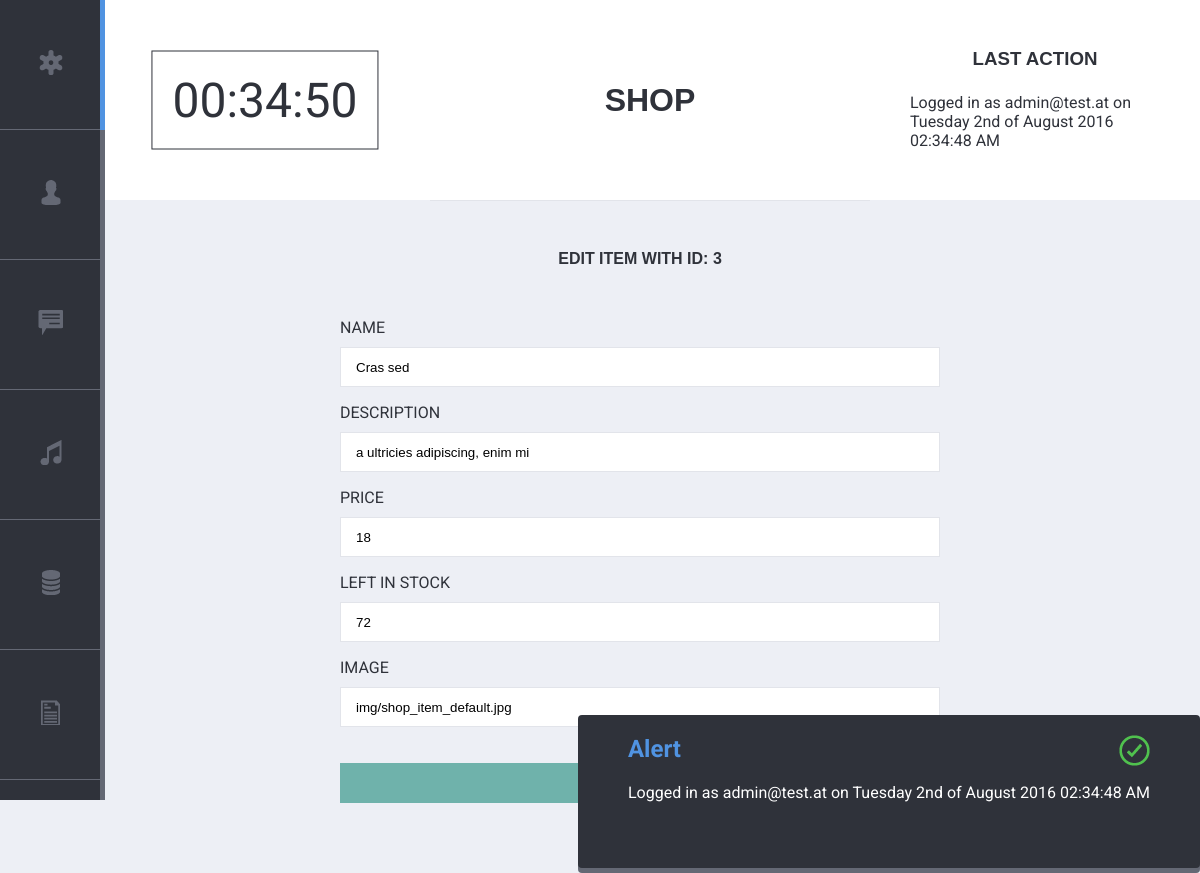
/index.php?site=shop&action=edit&id=3 (signed in), run on the app's committed database.
### tables this page shows
CREATE TABLE `product` (
  `id` int(11) NOT NULL,
  `name` varchar(255) NOT NULL,
  `description` varchar(255) NOT NULL,
  `price` int(11) NOT NULL,
  `variation_id` int(11) DEFAULT NULL,
  `in_stock` int(255) NOT NULL,
  `img` varchar(255) NOT NULL
);

### functions/shop.php (called while the page is built, shortened)
<?php
function get_item($id) {
  global $link;
  $sql = "SELECT * FROM product WHERE id = '$id'";
  $result = mysqli_query($link, $sql);
  return mysqli_fetch_assoc($result);
}
?>

### views/item_edit_form.php (the view, shortened to what this page needs)
<?php if($_GET['action'] == "edit"): ?>
<h4>Edit Item with ID: <?php echo $id ?></h4>
<form method="post" action="<?php echo $form_action; ?>" class="user_edit_form" novalidate>
  	<p>
      <label for="name" >Name</label>
      <input type="text" name="name" id="name" placeholder="Name" class="main_input" value="<?php echo $item["name"]; ?>">
    </p>
  	<p>
      <label for="description">Description</label>
      <input type="text" name="description" id="description" placeholder="Description" class="main_input" value="<?php echo $item["description"]; ?>">
    </p>
  	<p>
      <label for="price">Price</label>
      <input type="text" name="price" id="price" placeholder="Price" class="main_input" value="<?php echo $item["price"]; ?>">
    </p>
  	<p>
      <label for="in_stock">Left in stock</label>
      <input type="text" name="in_stock" id="in_stock" placeholder="In stock" class="main_input" value="<?php echo $item["in_stock"]; ?>">
    </p>
  	<p>
      <label for="img">Image</label>
      <input type="text" name="img" id="img" placeholder="Image Path" class="main_input" value="<?php echo $item["img"]; ?>">
    </p>
  	<p>
     <button type="submit" class="main_btn" >Update</button>
    </p>
</form>
<?php endif; ?>

### css/main.css (style rules this page uses)
* { -webkit-box-sizing: border-box; -moz-box-sizing: border-box; -ms-box-sizing: border-box; box-sizing: border-box; }
body { background-color: #EDEFF5; color: #2F323A; font-family: 'Roboto', sans-serif; font-style: normal; font-weight: 400; }
h1, h3, h4 { text-align: center; font-family: Tahoma, Arial, sans-serif; text-transform: uppercase; margin: 30px 0; }
.user_edit_form, .music_edit_form { width: 50vw; margin: 50px auto; text-transform: uppercase; }
.main_input { width: 100%; height:40px; border:1px solid #E2E4EA; box-sizing:border-box; margin-top:10px; padding:0px 15px; }
.main_btn { width: 100%; height:40px; background-color:#6fb2ab; border:none; margin-top:20px; text-transform: uppercase; font-weight: bold; }

### data on the page
product: name "Cras sed", description "a ultricies adipiscing, enim mi", price "18", in_stock "72", img "img/shop_item_default.jpg"

### other printed values
$site "SHOP"
$_SESSION["flash"] "Logged in as admin@test.at on Tuesday 2nd of August 2016 02:34:48 AM"
$id "3"
